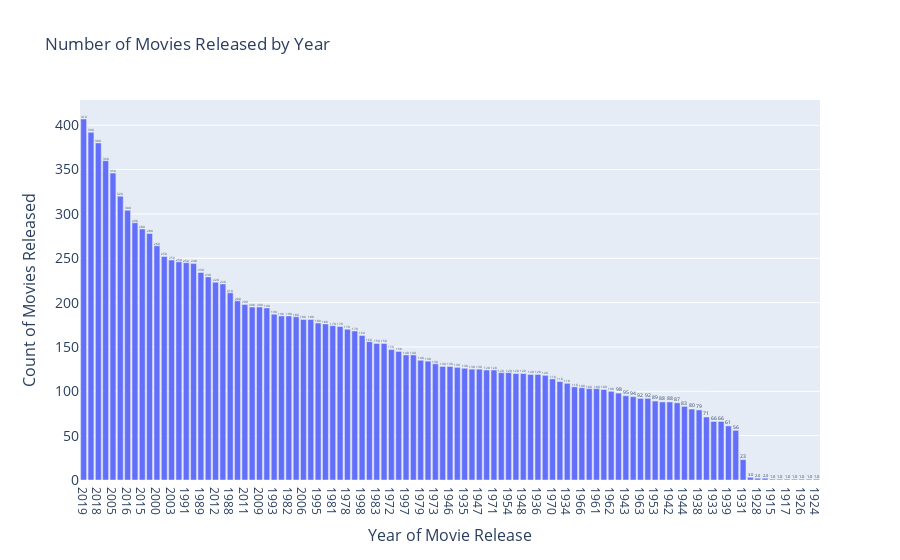

Notebook cell for this chart:
### Code cell
fig = px.bar(year_count, x='Year', y='Count', text='Count', title='Number of Movies Released by Year')
fig.update_traces(texttemplate='%{text:.2s}', textposition='outside')
fig.update_layout(
    xaxis=dict(title='Year of Movie Release', titlefont_size=16),
    yaxis=dict(title='Count of Movies Released', titlefont_size=16, tickfont_size=14)
)
fig.show()

### Figure 1 — Plotly figure (JSON) as saved in the notebook; plotly's stock layout.template omitted (floating-point values rounded to 4 significant figures)
{"data": [{"alignmentgroup": "True", "hovertemplate": "Year=%{x}<br>Count=%{text}<extra></extra>", "legendgroup": "", "marker": {"color": "#636efa", "pattern": {"shape": ""}}, "name": "", "offsetgroup": "", "orientation": "v", "showlegend": false, "text": [407, 392, 380, 360, 346, 320, 304, 290, 283, 278, 264, 252, 248, 246, 245, 244, 234, 229, 223, 221, 211, 202, 198, 195, 195, 194, 187, 185, 185, 184, 181, 181, 177, 176, 174, 173, 170, 168, 163, 156, 154, 154, 147, 145, 141, 141, 135, 134, 131, 128, 128, 127, 126, 125, 125, 124, 124, 121, 121, 120, 120, 119, 119, 118, 114, 111, 109, 105, 104, 103, 103, 102, 100, 98, 95, 94, 92, 92, 89, 88, 88, 87, 83, 80, 79, 71, 66, 66, 61, 56, 23, 3, 2, 2, 1, 1, 1, 1, 1, 1, 1], "textposition": "outside", "texttemplate": "%{text:.2s}", "type": "bar", "x": ["2019", "2021", "2018", "2017", "2005", "2020", "2016", "2004", "2015", "2001", "2000", "2013", "2003", "2014", "1991", "2002", "1989", "1992", "2012", "1990", "1988", "1986", "2011", "2010", "2009", "1985", "1993", "1984", "1982", "1999", "2006", "2007", "1995", "1994", "1981", "2008", "1978", "1987", "1998", "1996", "1983", "1980", "1972", "1974", "1997", "1977", "1979", "1955", "1973", "1956", "1946", "1959", "1935", "1958", "1947", "1975", "1971", "1960", "1954", "1957", "1948", "1949", "1936", "1976", "1970", "1968", "1934", "1969", "1966", "1964", "1961", "1965", "1962", "1950", "1943", "1937", "1963", "1952", "1953", "1967", "1942", "1951", "1944", "1940", "1938", "1945", "1933", "1941", "1939", "1932", "1931", "1923", "1928", "1930", "1915", "1922", "1917", "1913", "1926", "1914", "1924"], "xaxis": "x", "y": [407, 392, 380, 360, 346, 320, 304, 290, 283, 278, 264, 252, 248, 246, 245, 244, 234, 229, 223, 221, 211, 202, 198, 195, 195, 194, 187, 185, 185, 184, 181, 181, 177, 176, 174, 173, 170, 168, 163, 156, 154, 154, 147, 145, 141, 141, 135, 134, 131, 128, 128, 127, 126, 125, 125, 124, 124, 121, 121, 120, 120, 119, 119, 118, 114, 111, 109, 105, 104, 103, 103, 102, 100, 98, 95, 94, 92, 92, 89, 88, 88, 87, 83, 80, 79, 71, 66, 66, 61, 56, 23, 3, 2, 2, 1, 1, 1, 1, 1, 1, 1], "yaxis": "y"}], "layout": {"barmode": "relative", "legend": {"tracegroupgap": 0}, "title": {"text": "Number of Movies Released by Year"}, "xaxis": {"anchor": "y", "domain": [0, 1], "title": {"font": {"size": 16}, "text": "Year of Movie Release"}}, "yaxis": {"anchor": "x", "domain": [0, 1], "tickfont": {"size": 14}, "title": {"font": {"size": 16}, "text": "Count of Movies Released"}}}}
